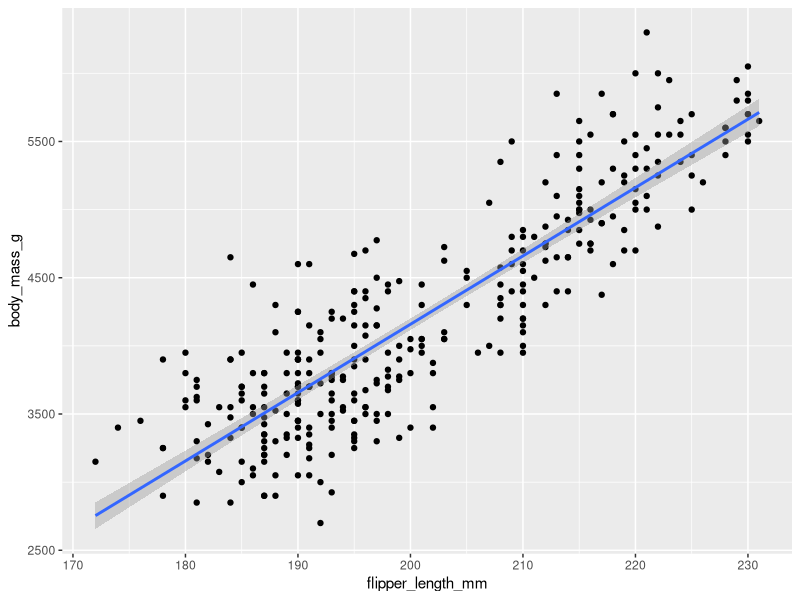
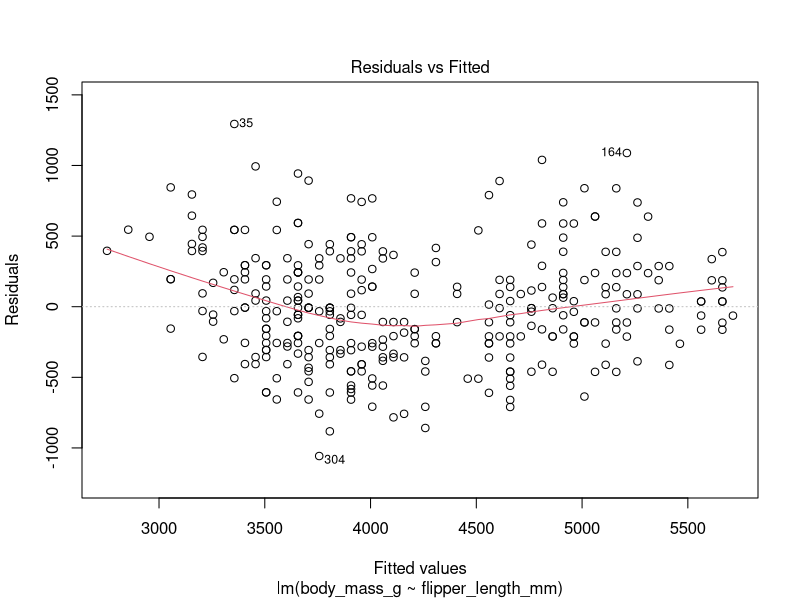
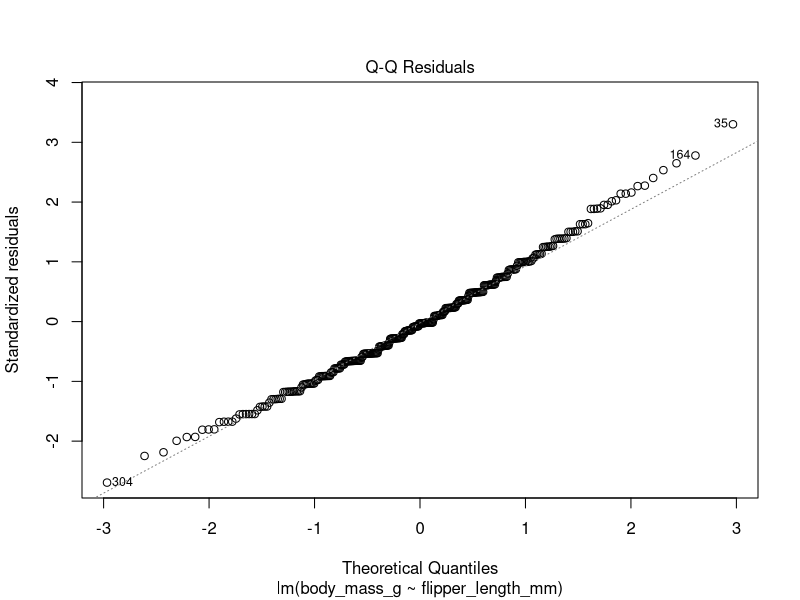
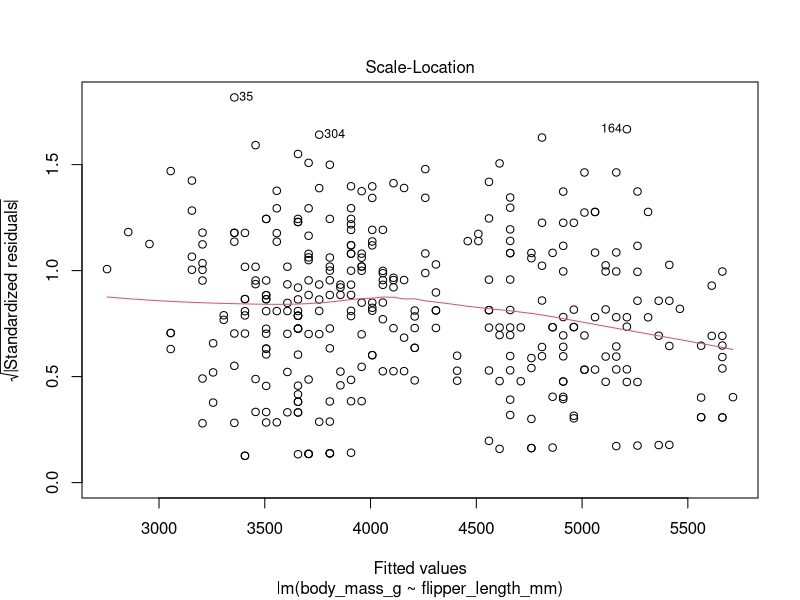
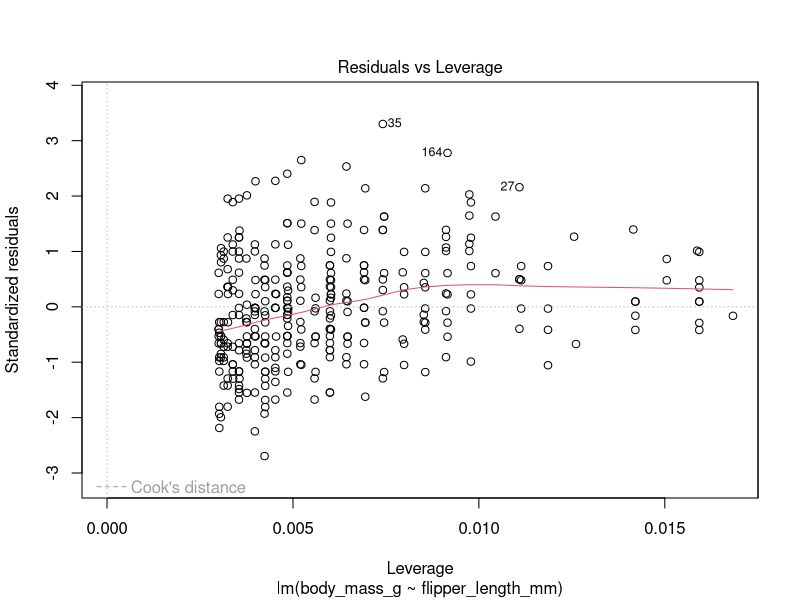
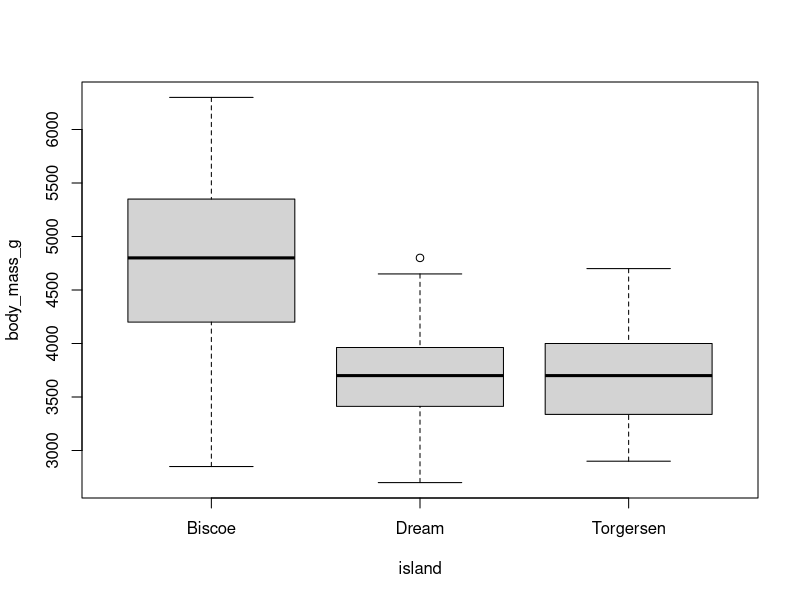
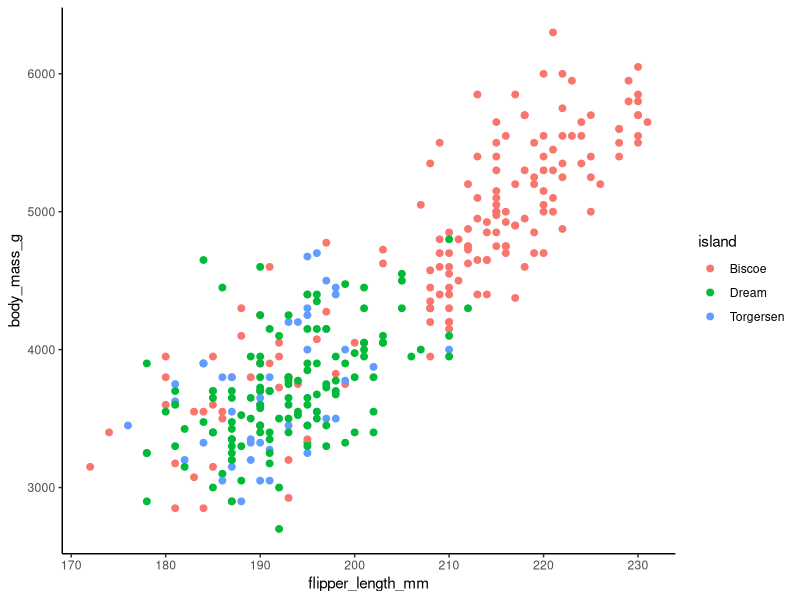
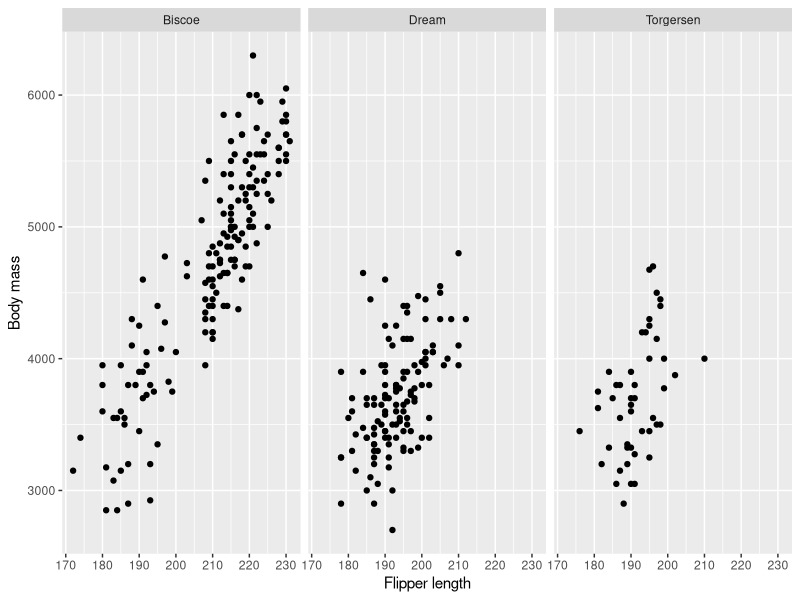

The R source for these figures, in order:
#Demo Linear mixed-effect models
#LEC Coding Group - November 17
#Eva Maire - e.maire@lancaster.ac.uk
########################################

#Load libraries
library(tidyverse)
library(lme4)

# install.packages("remotes")
#remotes::install_github("allisonhorst/palmerpenguins")
library(palmerpenguins)

#Load data and take a look 
data(penguins)
penguins<-na.omit(penguins)
summary(penguins) #dataset contains data for 344 penguins. 
#There are 3 different species of penguins in this dataset, collected from 3 islands in the Palmer Archipelago, Antarctica.

#Relationship between body mass and flipper length
#hypotheses: linear growth? Better propulsion allows better feeding and body condition? 
ggplot(penguins, aes(flipper_length_mm,body_mass_g)) +
  geom_point() +
  geom_smooth(method = "lm")

lm1 <- lm(body_mass_g ~ flipper_length_mm, data = penguins)
summary(lm1)

plot(lm1)  
# clearly not perfect
# the red line should be nearly flat
# some extreme points, but that's often the case
# but not too bad

boxplot(body_mass_g ~ island, data = penguins)  # Something is going on here

ggplot(penguins, aes(x = flipper_length_mm, y = body_mass_g, colour = island)) +
  geom_point(size = 2) +
  theme_classic() #it looks like the island ranges vary both in the penguins flipper length AND in their body mass

#Split plots with the facet_wrap
ggplot(aes(flipper_length_mm, body_mass_g), data = penguins) + 
  geom_point() + 
  facet_wrap(~ island) + # create a facet for each island range
  xlab("Flipper length") + 
  ylab("Body mass")

island.lm <- lm(body_mass_g ~ flipper_length_mm + island , data = penguins)
summary(island.lm)

island.lm.2 <- lm(body_mass_g ~ flipper_length_mm + island -1, data = penguins) #see Sam's previous demo
summary(island.lm.2)
#BUT we are not interested in quantifying the body mass for each specific island
#We want to know if flipper length affects the body mass while controlling for the variation coming from islands => USE MIXED EFFECT MODELS

#############################################################
#Mixed effect models
#Fixed vs random effects
#It is important to note that this difference has little to do with the variables themselves, and a lot to do with your research question
#In many cases, the same variable could be considered either a random or a fixed effect so always think about your questions, hypotheses and the theory to construct your models

#Fixed effects are variables that are expected to have an effect on the response/dependent variable in a standard linear regression => explanatory variables
#In our case, we want to make conclusions about how flipper length (fixed effect) affects the penguins' body mass (response/dependent variable)

#Random effects are usually grouping factors for which we are trying to control. They are ALWAYS categorical!
#Often, we are not specifically interested in their impact on the response variable, but we know that they might be influencing the patterns we see.

mixed.lmer <- lmer(body_mass_g ~ flipper_length_mm + (1|island), data = penguins)
summary(mixed.lmer)

#the 'random effects' part tells you how much variance is explained by the grouping factor + the residual variance
#the 'fixed effects' part is similar to the linear model output: intercept, error, slope estimate and error

17804/(17804 + 145196)  # ~11 % (the variance for the island divided by the total variance)
#the variance for island = 17804
#Islands are somehow important

plot(mixed.lmer)  # looks alright, no patterns evident
qqnorm(resid(mixed.lmer))
qqline(resid(mixed.lmer))  # points fall quite nicely onto the line - acceptable

#Other/better options?
ggplot(penguins, aes(x = flipper_length_mm, y = body_mass_g, colour = species)) +
  geom_point() +
  theme_classic() #species also seems important

mixed.lmer.sp <- lmer(body_mass_g ~ flipper_length_mm + (1|species), data = penguins)
summary(mixed.lmer.sp)
qqnorm(resid(mixed.lmer.sp))
qqline(resid(mixed.lmer.sp))

55749/(55749 + 139351)  # ~29 %

ggplot(penguins, aes(x = flipper_length_mm, y = body_mass_g, colour = species)) +
  facet_wrap(~species, nrow=2) +   # a panel for each island range
  geom_point(alpha = 0.5) +
  theme_classic() +
  geom_line(data = cbind(penguins, pred = predict(mixed.lmer.sp)), aes(y = pred), size = 1) +  # adding predicted line from mixed model 
  theme(legend.position = "none",
        panel.spacing = unit(2, "lines"))
        
#All the lines (linear relationships) are parallel - Because we have only fitted random-intercept models
#A random-intercept model allows the intercept to vary for each level of the random effects,but keeps the slope constant among them. 

#Using this model means that we expect penguins in all islands to exhibit the same relationship between body length and flipper length (fixed slope), 
# although we acknowledge that some populations, depending on the islands, may have slightly better or worse body condition to start with (random intercept)

#BUT in the real life, we maybe assume that not all populations would show the exact same relationship and 
# we want to fit a random-slope and random-intercept model: example: (1 + flipper_length_mm|species)

#Additional comments:
#Nested random effects can be useful: leafLength ~ treatment + (1|tree/leaf)

#Excellent viz: https://mfviz.com/hierarchical-models/

#It is good practice to standardise your explanatory variables before proceeding so that they have a mean of zero (“centering”) and standard deviation of one (“scaling”)
#It ensures that the estimated coefficients are all on the same scale, making it easier to compare effect sizes. Use scale().

#Note there is no golden rule BUT you generally want your random effect to have at least five levels, because estimating variance on few points is very imprecise!
#For example, sex (a two level factor: male or female) as a fixed, not random effect.

#Keep in mind that the name 'random' doesn’t mean mathematical randomness (Yes, it’s confusing)
#See random effects as the grouping variables which allow for more representative models and better estimates

#Thank you!



